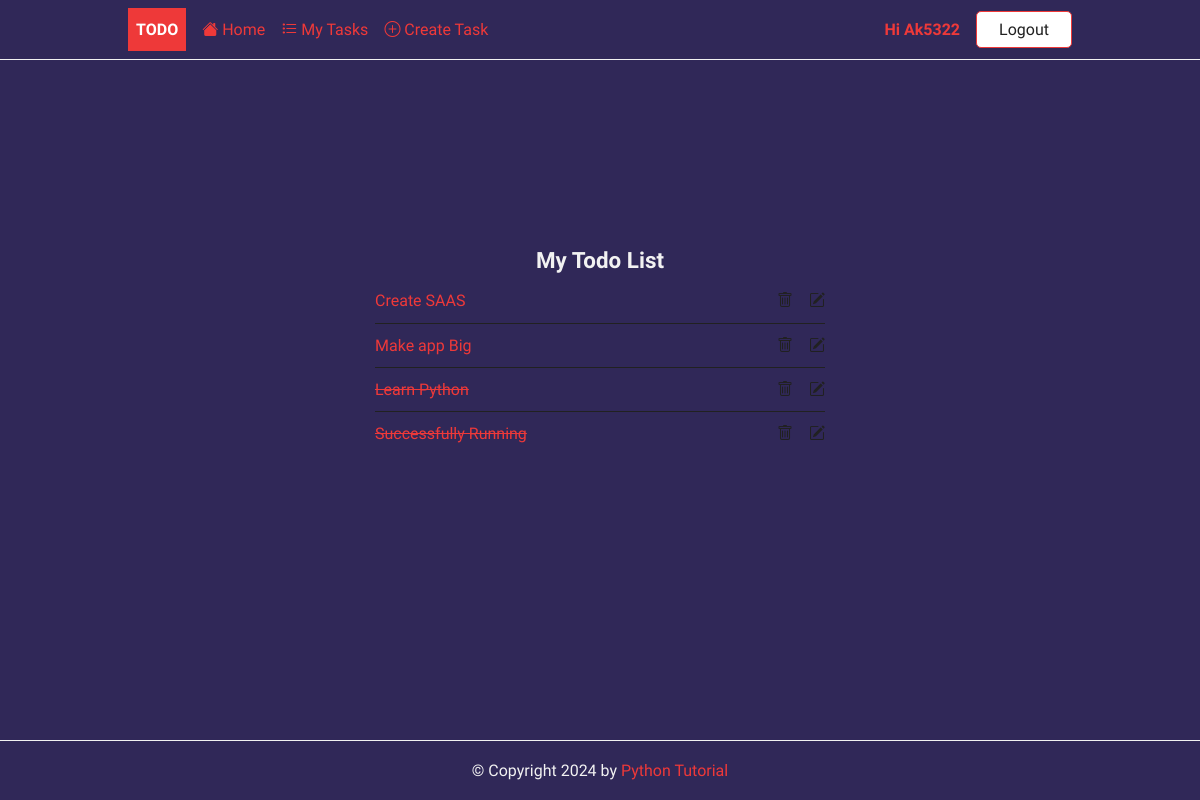
Page /tasks/ (signed in) on the committed database.
### todo/models.py (models this page shows, shortened)
class Task(models.Model):
    title = models.CharField(max_length=255)
    description = models.TextField(null=True, blank=True)
    completed = models.BooleanField(default=False)
    created_at = models.DateTimeField(auto_now_add=True)
    user = models.ForeignKey(User,on_delete=models.CASCADE,null=True)
    class Meta:
        ordering = ['completed']

### todo/views.py (the view)
# urls.py: path('tasks/',TaskList.as_view(),name='tasks'),
class TaskList(ListView):
    model = Task
    context_object_name = 'tasks'

### todo/templates/todo/task_list.html
{% extends "base.html" %}
{% block content %}
<div class="center" >
<h2>My Todo List</h2>
{% if tasks %}
    <ul class="tasks">
        {% for task in tasks  %}
            <li>
                <a href=" {% url 'task' task.id %} " class=" {% if task.completed %}
                completed {% endif %} ">{{task.title}}</a>
                <div class="task-controls">
                    <a href="{% url 'task-delete' task.id %}"> <i class="bi bi-trash" ></i> </a>
                    <a href="{% url 'task-update' task.id %}"> <i class="bi bi-pencil-square" ></i> </a>
                </div>
            </li>
        {% endfor %}
        {% else %}
        <p> you have no pendings Tasks
            <a href="{% url 'task-create' %}">
                Create Task
            </a>
        </p>
    {% endif %}
</ul>
</div>
{% endblock content %}

### templates/base.html (shortened to what this page needs)
{% load static  %}
<!DOCTYPE html>
<html lang="en">
<head>
    <link rel="stylesheet" href="{% static "css/style.css" %} ">
</head>
<body>
    <header class="header ">
        <div class="container">
            <a href="{% url 'home' %}" class="logo">Todo</a>
            <nav class="nav">
                <a href="{% url 'home' %}"><i class="bi bi-house-fill"></i> Home</a>
                {% if request.user.is_authenticated %}
                    <a href=" {%url 'tasks' %}"><i class="bi bi-list-task"></i> My Tasks</a>
                    <a href="{% url 'task-create' %}"><i class="bi bi-plus-circle"></i> Create Task</a>
                    <a href="#">Hi {{request.user | title }}</a>
                    <a href="{% url 'logout' %}" class="btn btn-outline">Logout</a>
                    {% else %}
                    <a href="{% url 'login' %}" class="btn btn-outline">Login</a>
                    <a href="{% url 'register' %}" class="btn btn-primary">Join Now</a>
                {% endif %}
            </nav>
        </div>
    </header>
    <main>
        <div class="container">
    {% block content %}
    {% endblock content %}
        </div>
    </main>
    <footer class="footer">
        <div class="container">
           <p>&copy; Copyright {% now "Y" %} by <a href="https://www.pythontutorial.net">Python Tutorial</a></p>
        </div>
    </footer>
</body>
</html>

### static/css/style.css (style rules this page uses)
:root { --color-primary: #ee3939; --color-secondary: #86b7fe; --color-light: #f2f2f2; --color-gray: #ced4da; --color-dark: #212121; --color-white: #ffffff; --color-error: #e2442f; --color-warning: #ffc900; --color-info: #02a2b9; --color-success: #1ba345; --color-input: #00d1b2; --border-radius: 5px; }
* { margin: 0; padding: 0; box-sizing: border-box; text-rendering: optimizeLegibility; }
html, body { height: 100%; }
body { font-family: 'Dosis', sans-serif; background-color: #302858; color: #f2f2f2; font-size: 1rem; line-height: 1.7; display: flex; flex-direction: column; }
h2 { font-size: 1.4rem; }
a { color: var(--color-primary); text-decoration: none; }
.container { max-width: 960px; margin: 0 auto; padding: 0.5rem; }
.header { border-bottom: solid 1px var(--color-light); }
.header .container { display: flex; align-items: center; gap:1rem; }
.nav { display:flex; gap:1rem; align-items: center; justify-content: center; flex-basis: 100%; }
.nav a:nth-last-child(2) { margin-left: auto; font-weight: bold; }
.logo { padding: 0.5rem; background-color: var(--color-primary); text-decoration: none; color: var(--color-white); font-weight: bold; text-transform: uppercase; }
.tasks { list-style: none; width: 100%; max-width: 450px; }
.tasks li { display: flex; justify-content: space-between; align-items: center; width: 100%; border-bottom: solid 1px var(--color-dark); padding: 0.5rem 0; }
.tasks li:last-of-type { border-bottom: none; }
.task-controls { display: flex; justify-content: space-between; gap: 1rem; }
.task-controls a { color: var(--color-dark); }
.completed { text-decoration: line-through; }
.footer p { text-align: center; }
.footer { margin-top: auto; padding: 0.5rem 0; border-top: solid 1px var(--color-light); }
.btn { padding: 0.25rem 0.75rem; border-radius: var(--border-radius); background-color: var(--color-white); border: solid 1px var(--color-white); color: var(--color-dark); cursor: pointer; text-decoration: none; font-size: 1rem; min-width: 6rem; text-align: center; }
.btn-outline { border: solid 1px var(--color-primary); }
.center { display: flex; flex-direction: column; align-items: center; justify-content: center; min-height: 70vh; }

### rows in the picture
Task: title "Create SAAS"
Task: title "Make app Big"
Task: title "Learn Python"
Task: title "Successfully Running"

### other values in the picture
{{ request.user | title }} "Ak5322"
